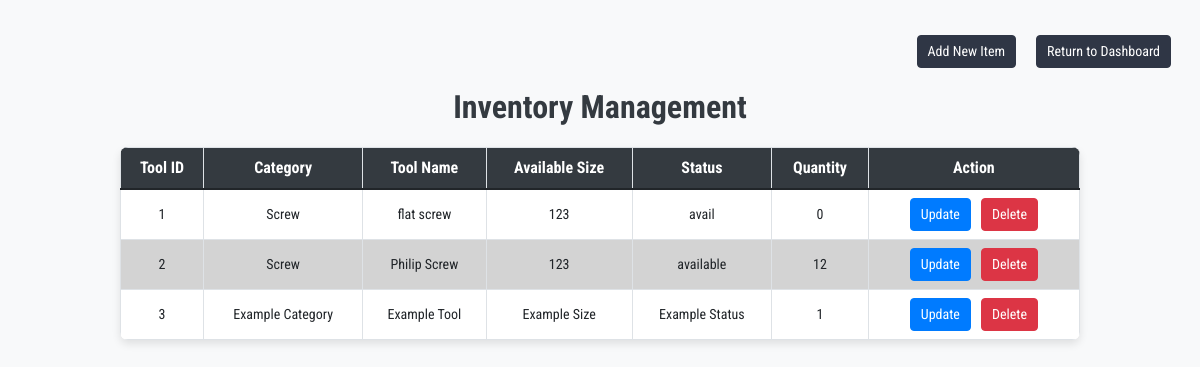
The page /inventory.php on the database its author committed.
### tables this page shows
CREATE TABLE `inventory` (
  `tool_id` int(11) NOT NULL,
  `category` varchar(255) NOT NULL,
  `tool_name` varchar(255) NOT NULL,
  `available_size` varchar(255) NOT NULL,
  `status` varchar(255) NOT NULL,
  `quantity` int(255) NOT NULL
);

### inventory.php (the view, shortened to what this page needs)
<!DOCTYPE html>
<html lang="en">
<head>
    <link href="https://cdn.jsdelivr.net/npm/bootstrap@5.1.3/dist/css/bootstrap.min.css" rel="stylesheet">
</head>
<body>
<div class="btnsec">
        <button class="btn" onclick="window.location.href='add_inventory.php';">Add New Item</button>
        <button class="btn" onclick="window.location.href='dashboard.php';">Return to Dashboard</button>
    </div>
    <h2>Inventory Management</h2>
    <table class="table table-bordered">
        <thead>
            <tr>
                <th>Tool ID</th>
                <th>Category</th>
                <th>Tool Name</th>
                <th>Available Size</th>
                <th>Status</th>
                <th>Quantity</th>
                <th>Action</th>
            </tr>
        </thead>
        <tbody>
            <?php
            $servername = "localhost";
            $username = "root";
            $password = "";
            $dbname = "kool7_car_aircon_specialist";
            $conn = new mysqli($servername, $username, $password, $dbname);
            $sql = "SELECT * FROM inventory";
            $result = $conn->query($sql);
            if ($result->num_rows > 0) {
                while ($row = $result->fetch_assoc()) {
                    echo "<tr>";
                    echo "<td>" . (isset($row["tool_id"]) ? $row["tool_id"] : "") . "</td>";
                    echo "<td>" . (isset($row["category"]) ? $row["category"] : "") . "</td>";
                    echo "<td>" . (isset($row["tool_name"]) ? $row["tool_name"] : "") . "</td>";
                    echo "<td>" . (isset($row["available_size"]) ? $row["available_size"] : "") . "</td>";
                    echo "<td>" . (isset($row["status"]) ? $row["status"] : "") . "</td>";
                    echo "<td>" . (isset($row["quantity"]) ? $row["quantity"] : "") . "</td>";
                    echo "<td>";
                    if (isset($row["tool_id"])) {
                        echo "<a href='update_inventory.php?id=" . $row["tool_id"] . "' class='btn btn-primary'>Update</a>";
                        echo "<button onclick='deleteItem(" . $row["tool_id"] . ")' class='btn btn-danger'>Delete</button>";
                    }
                    echo "</td>";
                    echo "</tr>";
                }
            } else {
                echo "<tr><td colspan='7'>No items found</td></tr>";
            }
            ?>
        </tbody>
    </table>
</body>
</html>

### inventory.php (style rules this page uses)
* { margin: 0; padding: 0; box-sizing: border-box; font-family: "Roboto Condensed", sans-serif; }
body { font-family: Arial, sans-serif; background-color: #f8f9fa; margin: 0; padding: 0; }
h2 { text-align: center; margin: 20px 0; font-weight: bold; color: #343a40; }
.btn-primary { background-color: #007bff; border-color: #007bff; }
.table { margin: 20px auto; width: 80%; background-color: white; border-radius: 8px; overflow: hidden; box-shadow: 0 4px 8px rgba(0, 0, 0, 0.1); border-color: #2F3645; }
.table th { background-color: #343a40; color: white; text-align: center; font-size: 16px; }
.table td { text-align: center; vertical-align: middle; font-size: 14px; }
.table-bordered th, .table-bordered td { border: 1px solid #dee2e6; }
.table tbody tr:nth-child(odd) { background-color: #ffffff; }
.table tbody tr:nth-child(even) { background-color: lightgray; }
.btn { font-size: 14px; padding: 5px 10px; margin: 0 5px; }
.btn-primary { color: white; }
.btn-danger { color: white; }
.btnsec { display: flex; justify-content: flex-end; gap: 10px; margin-bottom: 20px; margin-right: 2%; }
.btnsec button { margin-top: 3%; background-color: #2F3645; border-color: #2F3645; color: white; }

### rows shown on the page
inventory: tool_id "1", category "Screw", tool_name "flat screw", available_size "123", status "avail", quantity "0"
inventory: tool_id "2", category "Screw", tool_name "Philip Screw", available_size "123", status "available", quantity "12"
inventory: tool_id "3", category "Example Category", tool_name "Example Tool", available_size "Example Size", status "Example Status", quantity "1"
